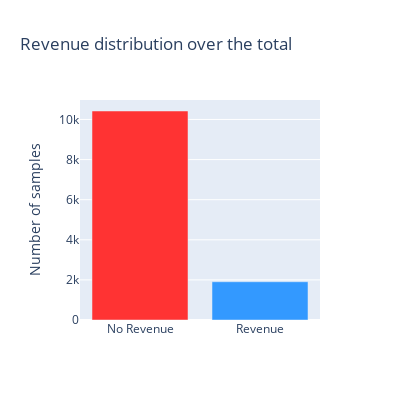

Notebook cell for this chart:
### Markdown cell above
In order to better understand this data, let us move on to a more in-depth exploration, but we can already see that the all users are 'Returning' and the dataset includes only weekend sessions; these could be limitations in terms of a deeper analysis of this kind of data but we will make a general predictive analysis, a supervised classification problem.

### Code cell
revenue_dict = {False: "No Revenue", True: "Revenue"}
y = data["Revenue"].value_counts()

d = [go.Bar(x=[revenue_dict[x] for x in y.index], y=y.values, marker=dict(color=['#FF3333','#3399FF']))]
layout = go.Layout(
    title='Revenue distribution over the total',
    autosize=False,
    width=400,
    height=400,
    yaxis=dict(
        title='Number of samples',
    ),
)
fig = go.Figure(data=d, layout=layout)
fig.show()
#iplot(fig, filename='basic-bar3')

revenue_percentage = data["Revenue"].sum() * 100 / data["Revenue"].shape[0]
print("The Revenue percentage is %.3f%%." % revenue_percentage)

### Figure 1 — Plotly figure (JSON) as saved in the notebook; plotly's stock layout.template omitted (floating-point values rounded to 4 significant figures)
{"data": [{"marker": {"color": ["#FF3333", "#3399FF"]}, "type": "bar", "x": ["No Revenue", "Revenue"], "y": [10422, 1908]}], "layout": {"autosize": false, "height": 400, "title": {"text": "Revenue distribution over the total"}, "width": 400, "yaxis": {"title": {"text": "Number of samples"}}}}
